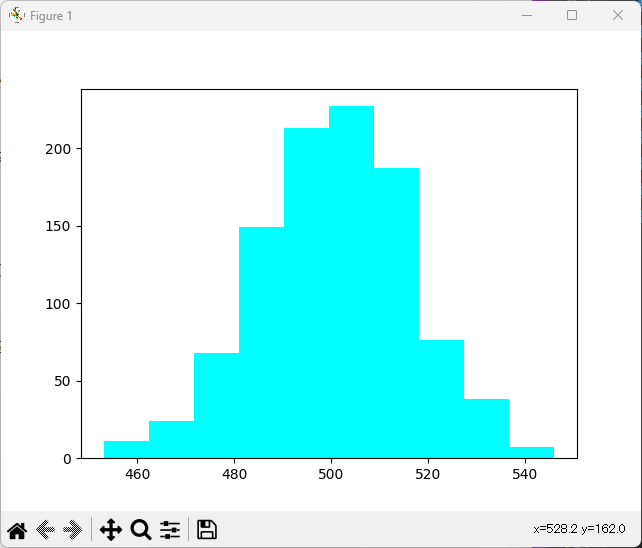

Recreate this plot in Python.
# 正規分布の確率密度関数を描画する
import numpy as np
import matplotlib.pyplot as plt

all_sum=[]
# n=1000
# p=0.5

for _ in range(1000):
    sum_=0
    for _ in range(1000):
        sum_+=np.random.random()>0.5
    all_sum.append(sum_)

plt.hist(all_sum, color='aqua')
plt.show()
